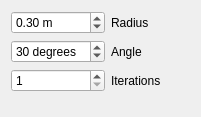
       <widget class="QWidget" name="page_5">
        <property name="geometry">
         <rect>
          <x>0</x>
          <y>0</y>
          <width>201</width>
          <height>117</height>
         </rect>
        </property>
        <attribute name="label">
         <string>Detect more loop closures</string>
        </attribute>
        <layout class="QGridLayout" name="gridLayout_10" columnstretch="0,1">
         <item row="0" column="0">
          <widget class="QDoubleSpinBox" name="doubleSpinBox_detectMore_radius">
           <property name="suffix">
            <string> m</string>
           </property>
           <property name="decimals">
            <number>2</number>
           </property>
           <property name="maximum">
            <double>10.000000000000000</double>
           </property>
           <property name="singleStep">
            <double>0.100000000000000</double>
           </property>
           <property name="value">
            <double>0.300000000000000</double>
           </property>
          </widget>
         </item>
         <item row="0" column="1">
          <widget class="QLabel" name="label_29">
           <property name="text">
            <string>Radius</string>
           </property>
          </widget>
         </item>
         <item row="1" column="0">
          <widget class="QDoubleSpinBox" name="doubleSpinBox_detectMore_angle">
           <property name="suffix">
            <string> degrees</string>
           </property>
           <property name="decimals">
            <number>0</number>
           </property>
           <property name="maximum">
            <double>180.000000000000000</double>
           </property>
           <property name="singleStep">
            <double>1.000000000000000</double>
           </property>
           <property name="value">
            <double>30.000000000000000</double>
           </property>
          </widget>
         </item>
         <item row="1" column="1">
          <widget class="QLabel" name="label_30">
           <property name="text">
            <string>Angle</string>
           </property>
          </widget>
         </item>
         <item row="2" column="0">
          <widget class="QSpinBox" name="spinBox_detectMore_iterations">
           <property name="minimum">
            <number>1</number>
           </property>
           <property name="maximum">
            <number>100</number>
           </property>
           <property name="value">
            <number>1</number>
           </property>
          </widget>
         </item>
         <item row="2" column="1">
          <widget class="QLabel" name="label_31">
           <property name="text">
            <string>Iterations</string>
           </property>
          </widget>
         </item>
         <item row="3" column="0">
          <spacer name="verticalSpacer_5">
           <property name="orientation">
            <enum>Qt::Vertical</enum>
           </property>
           <property name="sizeHint" stdset="0">
            <size>
             <width>20</width>
             <height>40</height>
            </size>
           </property>
          </spacer>
         </item>
        </layout>
       </widget>
